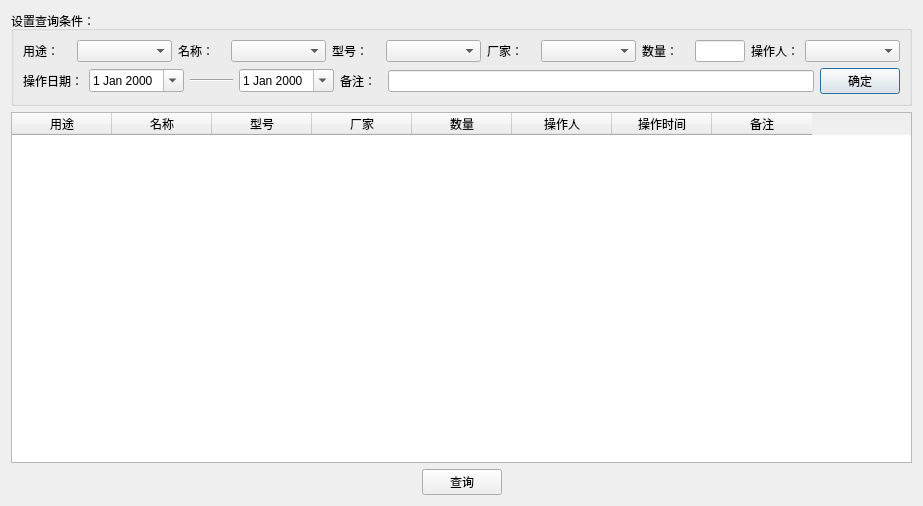
<?xml version="1.0" encoding="UTF-8"?>
<ui version="4.0">
 <class>inBoundQuery_Dialog</class>
 <widget class="QDialog" name="inBoundQuery_Dialog">
  <property name="geometry">
   <rect>
    <x>0</x>
    <y>0</y>
    <width>923</width>
    <height>506</height>
   </rect>
  </property>
  <property name="windowTitle">
   <string>入库查询条件设置</string>
  </property>
  <property name="windowIcon">
   <iconset>
    <normaloff>icon_1.png</normaloff>icon_1.png</iconset>
  </property>
  <layout class="QGridLayout" name="gridLayout_2">
   <item row="0" column="0">
    <widget class="QGroupBox" name="groupBox">
     <property name="title">
      <string>设置查询条件：</string>
     </property>
     <layout class="QGridLayout" name="gridLayout">
      <item row="0" column="0">
       <layout class="QHBoxLayout" name="horizontalLayout" stretch="1,2,1,2,1,2,1,2,1,2,1,2">
        <item>
         <widget class="QLabel" name="label">
          <property name="text">
           <string>用途：</string>
          </property>
          <property name="scaledContents">
           <bool>true</bool>
          </property>
         </widget>
        </item>
        <item>
         <widget class="QComboBox" name="useType_comboBox"/>
        </item>
        <item>
         <widget class="QLabel" name="label_2">
          <property name="text">
           <string>名称：</string>
          </property>
          <property name="scaledContents">
           <bool>true</bool>
          </property>
         </widget>
        </item>
        <item>
         <widget class="QComboBox" name="name_comboBox"/>
        </item>
        <item>
         <widget class="QLabel" name="label_3">
          <property name="text">
           <string>型号：</string>
          </property>
          <property name="scaledContents">
           <bool>true</bool>
          </property>
         </widget>
        </item>
        <item>
         <widget class="QComboBox" name="model_comboBox"/>
        </item>
        <item>
         <widget class="QLabel" name="label_5">
          <property name="text">
           <string>厂家：</string>
          </property>
          <property name="scaledContents">
           <bool>true</bool>
          </property>
         </widget>
        </item>
        <item>
         <widget class="QComboBox" name="factory_comboBox"/>
        </item>
        <item>
         <widget class="QLabel" name="label_4">
          <property name="text">
           <string>数量：</string>
          </property>
          <property name="scaledContents">
           <bool>true</bool>
          </property>
         </widget>
        </item>
        <item>
         <widget class="QLineEdit" name="number_lineEdit">
          <property name="maximumSize">
           <size>
            <width>50</width>
            <height>16777215</height>
           </size>
          </property>
         </widget>
        </item>
        <item>
         <widget class="QLabel" name="label_7">
          <property name="text">
           <string>操作人：</string>
          </property>
         </widget>
        </item>
        <item>
         <widget class="QComboBox" name="operator_comboBox"/>
        </item>
       </layout>
      </item>
      <item row="1" column="0">
       <layout class="QHBoxLayout" name="horizontalLayout_3" stretch="1,1,1,1,1,10,1">
        <item>
         <widget class="QLabel" name="label_8">
          <property name="text">
           <string>操作日期：</string>
          </property>
         </widget>
        </item>
        <item>
         <widget class="QDateEdit" name="dateEdit">
          <property name="calendarPopup">
           <bool>true</bool>
          </property>
         </widget>
        </item>
        <item>
         <widget class="Line" name="line">
          <property name="orientation">
           <enum>Qt::Horizontal</enum>
          </property>
         </widget>
        </item>
        <item>
         <widget class="QDateEdit" name="dateEdit_2">
          <property name="calendarPopup">
           <bool>true</bool>
          </property>
         </widget>
        </item>
        <item>
         <widget class="QLabel" name="label_6">
          <property name="text">
           <string>备注：</string>
          </property>
         </widget>
        </item>
        <item>
         <widget class="QLineEdit" name="note_lineEdit"/>
        </item>
        <item>
         <widget class="QPushButton" name="ok_pushButton">
          <property name="text">
           <string>确定</string>
          </property>
         </widget>
        </item>
       </layout>
      </item>
     </layout>
    </widget>
   </item>
   <item row="1" column="0">
    <widget class="QTableWidget" name="tableWidget">
     <column>
      <property name="text">
       <string>用途</string>
      </property>
     </column>
     <column>
      <property name="text">
       <string>名称</string>
      </property>
     </column>
     <column>
      <property name="text">
       <string>型号</string>
      </property>
     </column>
     <column>
      <property name="text">
       <string>厂家</string>
      </property>
     </column>
     <column>
      <property name="text">
       <string>数量</string>
      </property>
     </column>
     <column>
      <property name="text">
       <string>操作人</string>
      </property>
     </column>
     <column>
      <property name="text">
       <string>操作时间</string>
      </property>
     </column>
     <column>
      <property name="text">
       <string>备注</string>
      </property>
     </column>
    </widget>
   </item>
   <item row="2" column="0">
    <layout class="QHBoxLayout" name="horizontalLayout_2">
     <item>
      <spacer name="horizontalSpacer">
       <property name="orientation">
        <enum>Qt::Horizontal</enum>
       </property>
       <property name="sizeHint" stdset="0">
        <size>
         <width>40</width>
         <height>20</height>
        </size>
       </property>
      </spacer>
     </item>
     <item>
      <widget class="QPushButton" name="select_pushButton">
       <property name="text">
        <string>查询</string>
       </property>
      </widget>
     </item>
     <item>
      <spacer name="horizontalSpacer_2">
       <property name="orientation">
        <enum>Qt::Horizontal</enum>
       </property>
       <property name="sizeHint" stdset="0">
        <size>
         <width>40</width>
         <height>20</height>
        </size>
       </property>
      </spacer>
     </item>
    </layout>
   </item>
  </layout>
 </widget>
 <resources/>
 <connections/>
</ui>
